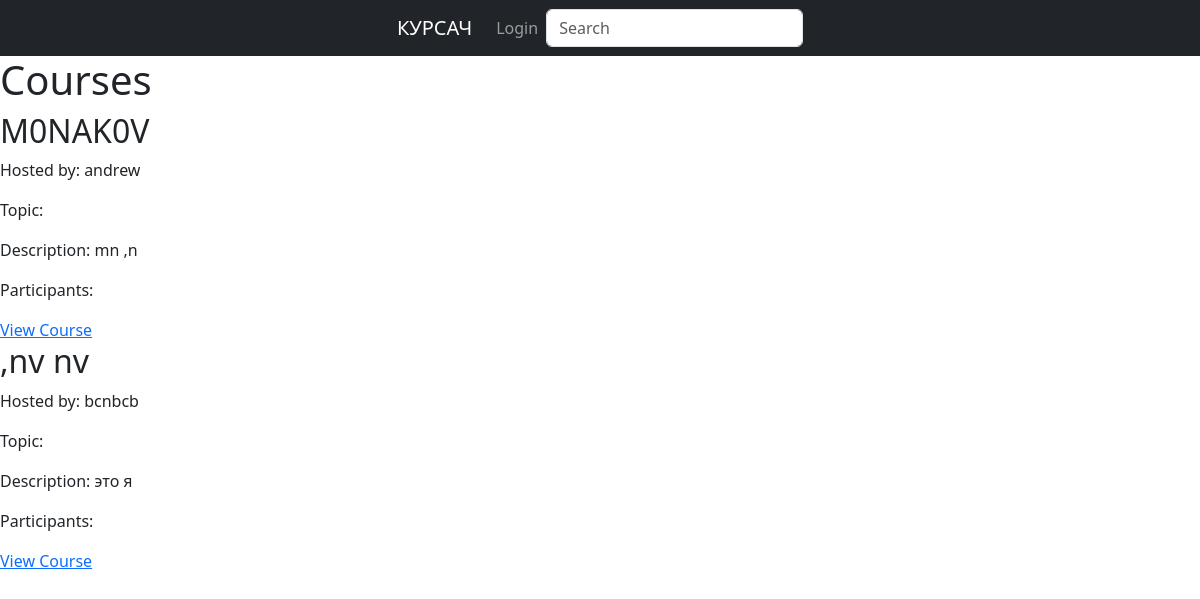
Before: /courses/ with the older database file.
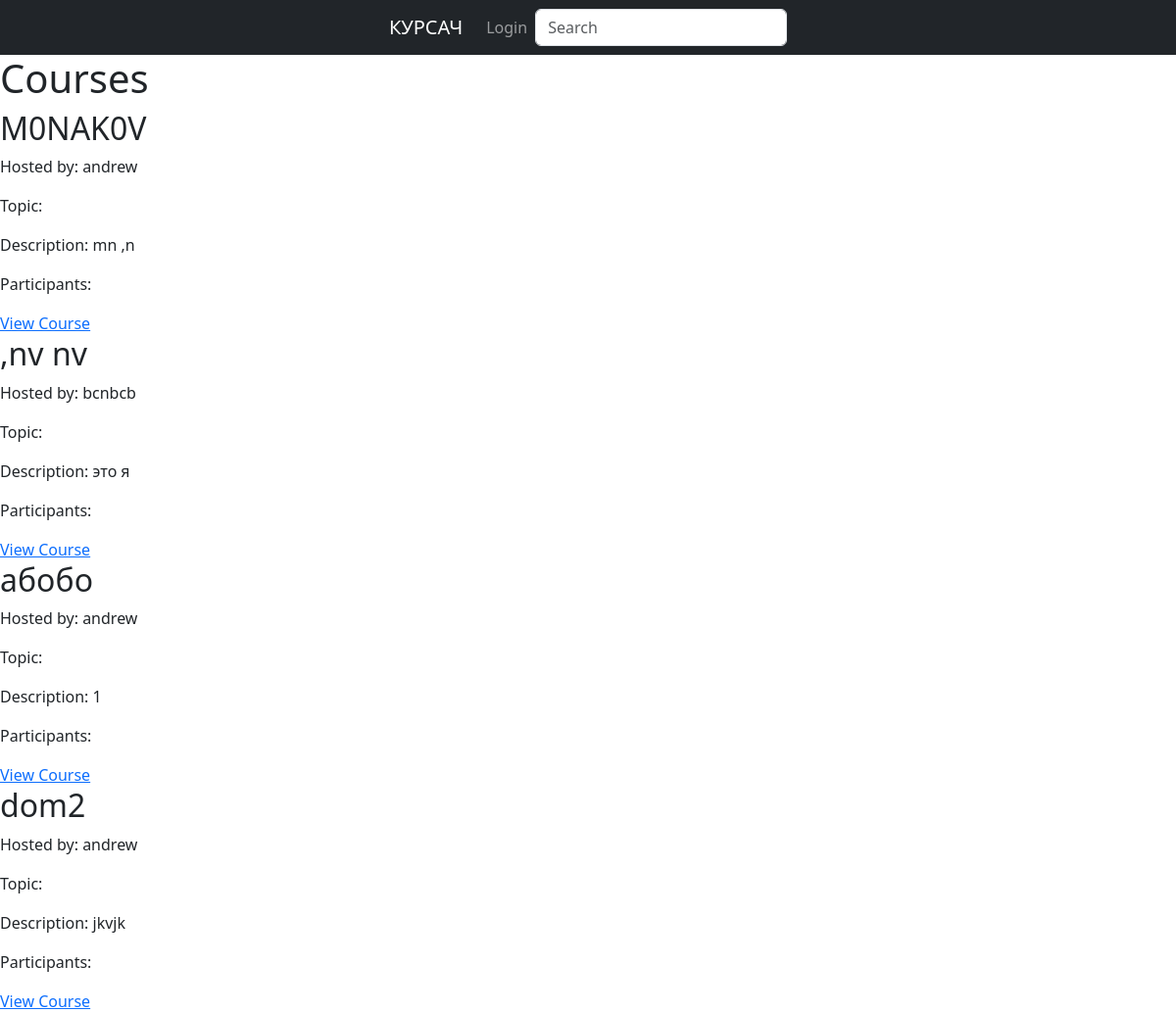
After: the same page with the newer database file.
### base/models.py (models this page shows, shortened)
class Course(models.Model):
    bigcourse = models.ForeignKey(BigCourse, on_delete= models.CASCADE, null = True)
    host = models.ForeignKey(User, on_delete=models.SET_NULL, null = True)
    name = models.CharField(max_length=100)
    description = models.TextField(max_length=255, default='')
    created_date = models.DateField(auto_now_add=True)
    completion_date = models.DateField(null=True, blank=True)
    progress = models.IntegerField(default=0)

### base/views.py (the view)
# urls.py: path('courses/', views.courses, name='courses'),
def courses(request):
    courses = Course.objects.all()
    context = {'courses': courses}
    return render(request, 'courses/courses.html', context)

### base/templates/courses/courses.html (shortened to what this page needs)
{% extends 'main.html' %}
{% block content %}
  <h1>Courses</h1>
  {% for course in courses %}
    <div class="course-card">
      <h2>{{ course.name }}</h2>
      <p>Hosted by: {{ course.host}}</p>
      <p>Topic: {{ course.topic.name }}</p>
      <p>Description: {{ course.description }}</p>
      <p>Participants: {{ course.participants.count }}</p>
      <a href="{% url 'course' course.id %}">View Course</a>
    </div>
  {% endfor %}
{% endblock %}

Changed rows visible on the page:
added Course: name "абобо", host "andrew", description "1"
added Course: name "dom2", host "andrew", description "jkvjk"
